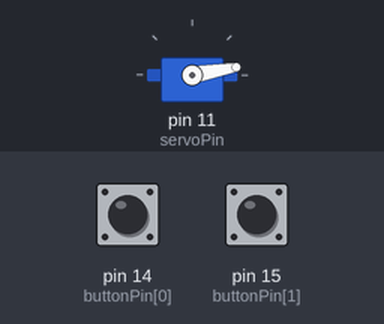
A sketch run on a simulated Arduino Uno, built with avr-gcc and run on an emulated ATmega328P. On the bench: servo. The test bench sets the inputs (shaded band); at power-on: pin 15 (buttonPin[1]) LOW, pin 14 (buttonPin[0]) LOW.

Above: at 1.2 s.
1.3 s: pin 15 (buttonPin[1]) pulled HIGH for 0.15 s
3.5 s: pin 14 (buttonPin[0]) pulled HIGH for 0.15 s
At 6.4 s:
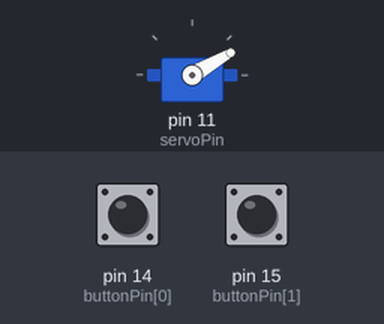
6.6 s: pin 15 (buttonPin[1]) pulled HIGH for 1 s
10.5 s: pin 14 (buttonPin[0]) pulled HIGH for 1 s
At 11.3 s:
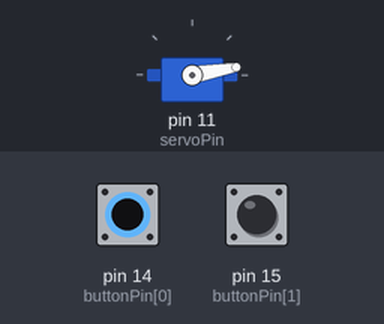
14.5 s: pin 15 (buttonPin[1]) pulled HIGH for 3.2 s
19.5 s: pin 14 (buttonPin[0]) pulled HIGH for 0.15 s
At 24.8 s:
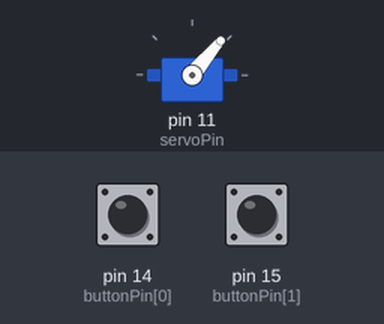
At 26.8 s:
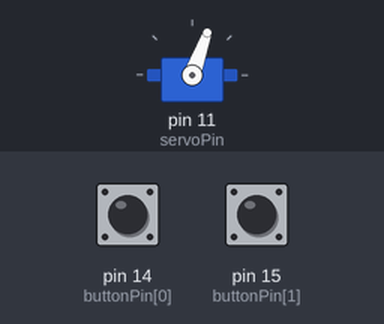
Timing chart, 0 to 27.5 s (numbered marks = the images above; inputs shaded):
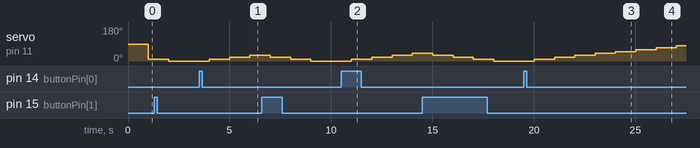

The sketch:

HW9_1_202355517.ino
```cpp
#include <Servo.h>
Servo myServo;

int servoPin = 11;
int servoAngle = 0;
int servoAngleDelta = 10;
int buttonPin[2] = {14, 15};

void setup() {
  myServo.attach(servoPin);
  for (int i = 0; i < 2; i++) {
    pinMode(buttonPin[i], INPUT);
  }
}

int timeprev = millis();

void checkButton() {
  servoAngleDelta = digitalRead(buttonPin[0]) == HIGH ? 10 : servoAngleDelta;
  servoAngleDelta = digitalRead(buttonPin[1]) == HIGH ? -10 : servoAngleDelta;
}

void limitAngle() {
  servoAngle = servoAngle > 180 ? 180 : (servoAngle < 0 ? 0 : servoAngle);
}

void loop() {
  checkButton();
  int timenow = millis();
  if (timenow - timeprev > 1000) {
    servoAngle += servoAngleDelta;
    limitAngle();
    myServo.write(servoAngle);
    timeprev = timenow;
  }
}
```

Measured:
- after the input at 3.5 s, servo on pin 11 (servoPin): 0° → 10° after 0.51 s, → 20° 1.0 s later, → 30° 1.0 s later
- after the input at 10.5 s, servo on pin 11 (servoPin): 0° → 10° after 0.51 s, → 20° 1.0 s later, → 30° 1.0 s later, → 40° 1.0 s later
- after the input at 19.5 s, servo on pin 11 (servoPin): moves from 0° to 80° over 7.0 s, starting after 0.52 s
